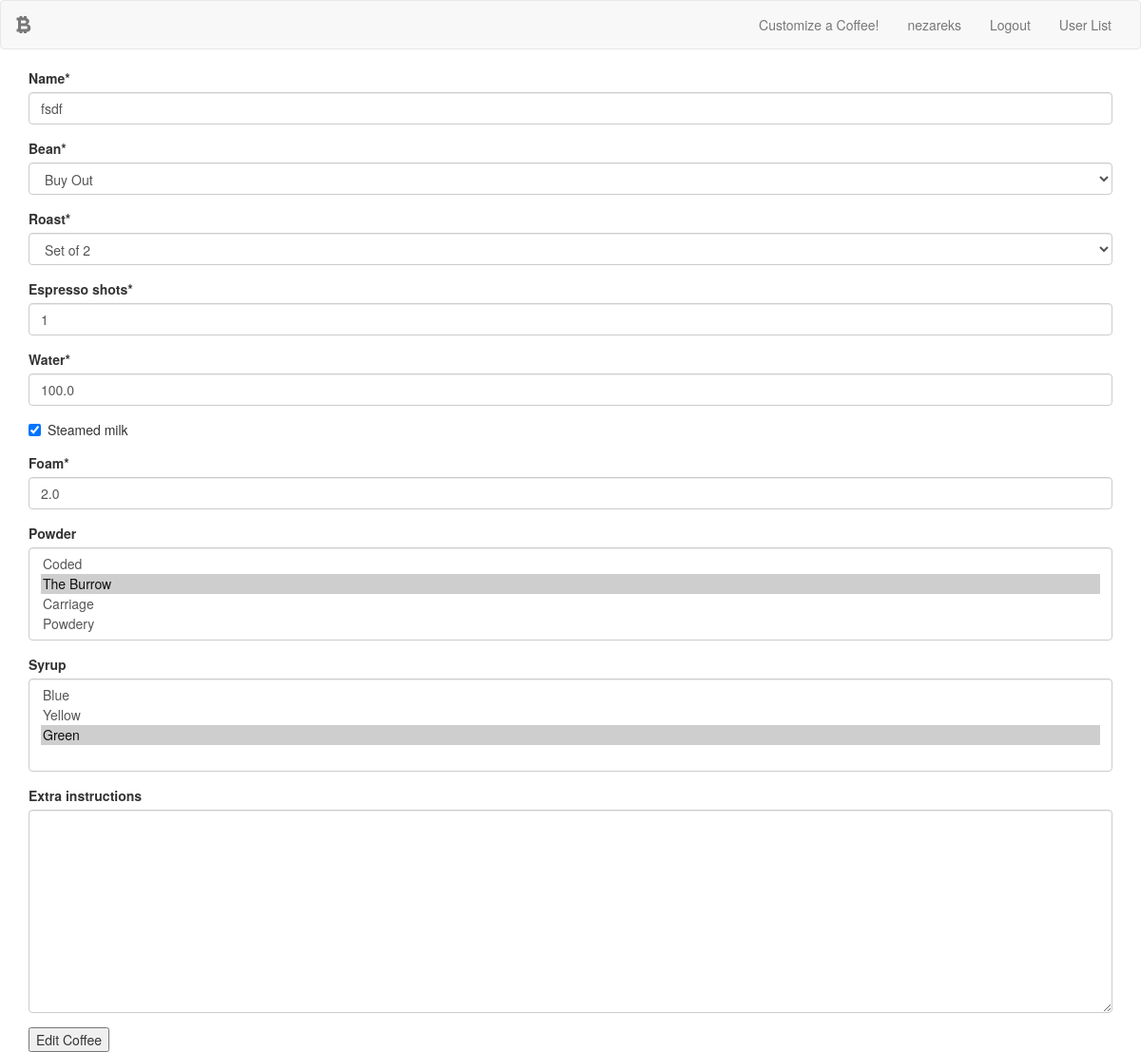
Page /edit_coffee/2/ (signed in) on the earlier database version.
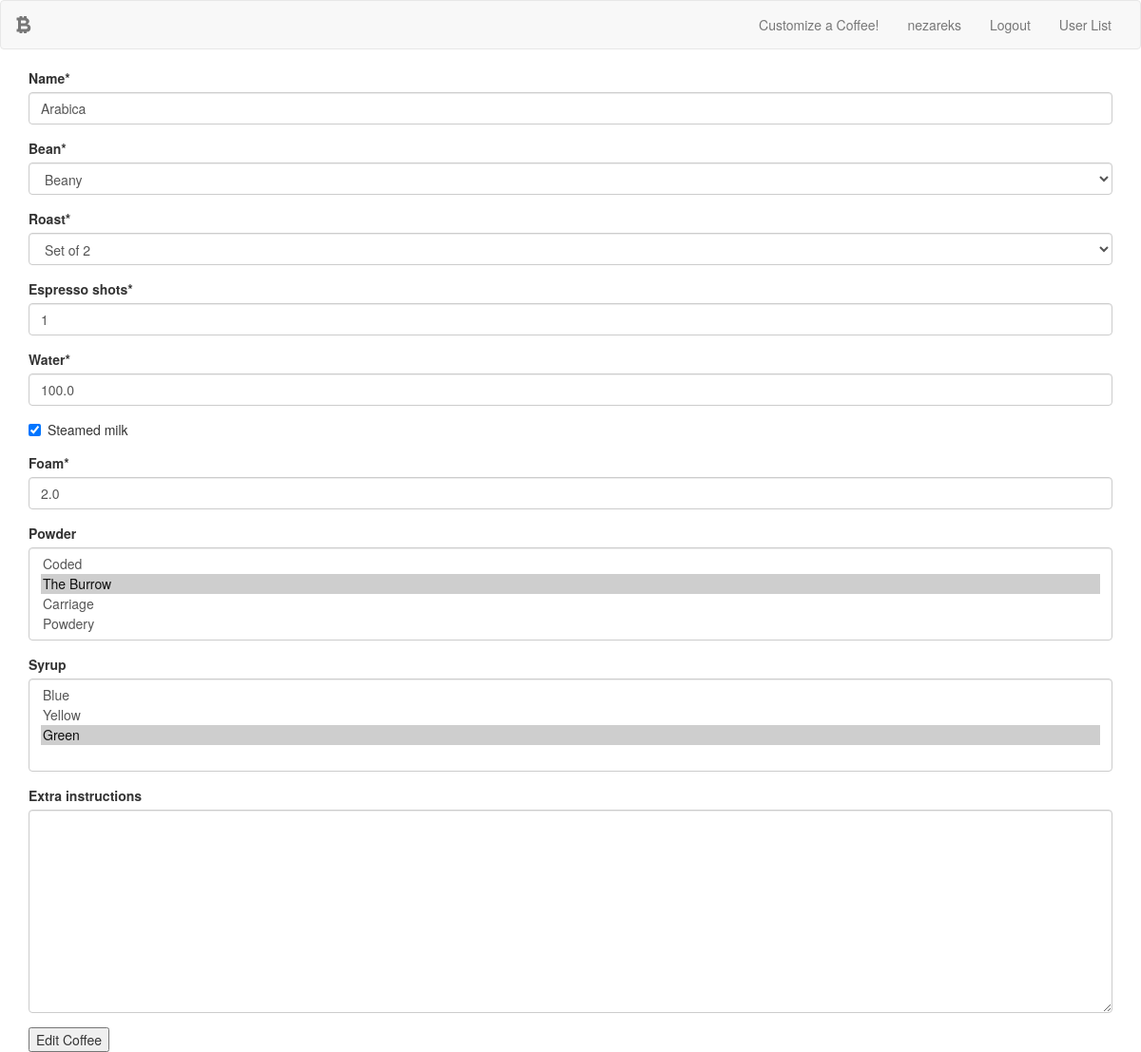
Same page on the later database version.
### game/models.py (models this page shows, shortened)
class Coffee(models.Model):
    user = models.ForeignKey(User)
    name = models.CharField(max_length=255)
    bean = models.ForeignKey(Bean)
    roast = models.ForeignKey(Roast)
    espresso_shots = models.PositiveIntegerField(default=1)
    water = models.FloatField(default=100)
    steamed_milk = models.BooleanField(default=False)
    foam = models.FloatField(default=2)
    powder = models.ManyToManyField(Powder, blank=True)
    syrup = models.ManyToManyField(Syrup, blank=True)
    extra_instructions = models.TextField(null=True, blank=True)

class Bean(models.Model):
    name = models.CharField(max_length=200)
    def __str__(self):
        return self.name

class Roast(models.Model):
    name = models.CharField(max_length=200)
    def __str__(self):
        return self.name

class Powder(models.Model):
    name = models.CharField(max_length=200)
    def __str__(self):
        return self.name

### game/views.py (the view)
# urls.py: url(r'^edit_coffee/(?P<coffee_id>[0-9]+)/$', views.edit_coffee, name="edit_coffee"),
def edit_coffee(request, coffee_id):
    context = {}
    if not request.user.is_authenticated():
        return redirect("github_login")
    coff = Coffee.objects.get(id=coffee_id)
    context['coffee'] = coff
    if not (request.user == coff.user or request.user.is_superuser or request.user.is_staff):
        return redirect("no_access")
    if request.method == "POST":
        form = CoffeeForm(request.POST, instance=coff)
        context['form'] = form
        if form.is_valid():
            coffee = form.save(commit=False)
            coffee.user = request.user
            coffee.save()
            form.save_m2m()
            return redirect("home")
        else:
            return render(request, 'edit_coffee.html', context)
    else:
        form = CoffeeForm(instance=coff)
        context['form'] = form
        return render(request, 'edit_coffee.html', context)

### game/forms.py
class CoffeeForm(forms.ModelForm):
    class Meta:
        model = Coffee
        fields = "__all__"
        exclude = ['user']

### game/models.py (called while the page is built)
    def __str__(self):
        return self.name

### game/templates/edit_coffee.html (shortened to what this page needs)
{% extends 'base.html' %}
{% load crispy_forms_tags %}
{% block content%}
    <form class="" action="{%url 'edit_coffee' coffee_id=coffee.id %}" method="post">
      {{form|crispy}}
      <input type="submit" value="Edit Coffee">
    </form>
{% endblock%}

Differences in the rows shown:
changed Coffee "Set of 2": name "fsdf" → "Arabica"; bean "Buy Out" → "Beany"
